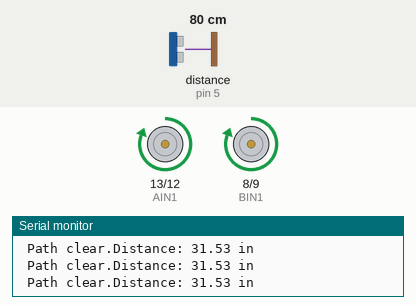
Bench run of a sketch on a simulated Arduino Uno, built with avr-gcc and run on an emulated ATmega328P. Shown: motor-driver pin pairs drawn as motors (green arrow = first pin HIGH = forward, orange = second pin HIGH = backward, longer = more drive, scaled by the enable pin), the last lines printed to the serial monitor. Wiring (inferred from the names in the program): ultrasonic range finder: trigger pin 6; echo pin 5. The inputs (shaded band) are chosen by the test bench; at power-on: distance to the obstacle (sensor on pin 5) 80 cm. The echo pulse lasts 58.3 µs per cm.

Above: at 1.2 s.
1.3 s: distance to the obstacle (sensor on pin 5) set to 27 cm
2.8 s: distance to the obstacle (sensor on pin 5) set to 23 cm
At 3.4 s:
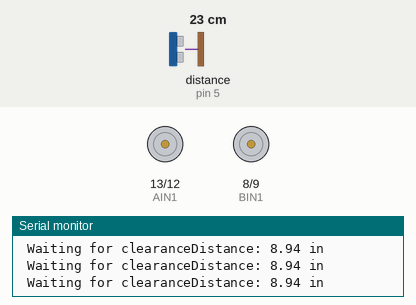
4.4 s: distance to the obstacle (sensor on pin 5) set to 35 cm
At 5.0 s:
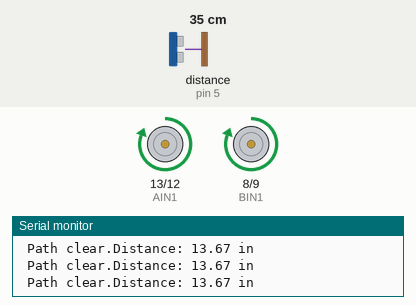
6.0 s: distance to the obstacle (sensor on pin 5) set to 2 cm
At 6.6 s:
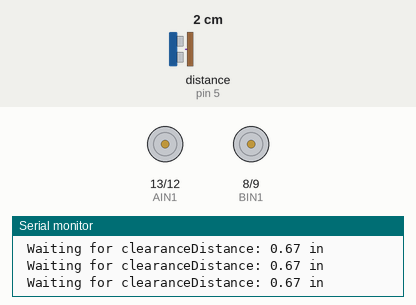
Timing chart, 0 to 8.6 s (numbered marks = the images above; inputs shaded):
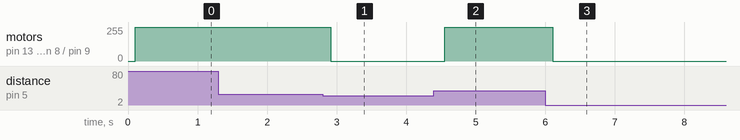

Measured:
- the behaviour switches between 26 and 25 cm on distance to the obstacle (sensor on pin 5) (found by bisection; images 0 and 1)
- after the input at 2.8 s, motor on pin 13 (AIN1) / pin 12 (AIN2), motor on pin 8 (BIN1) / pin 9 (BIN2): forward 255/255 → stopped after 0.12 s
- after the input at 4.4 s, motor on pin 13 (AIN1) / pin 12 (AIN2), motor on pin 8 (BIN1) / pin 9 (BIN2): stopped → forward 255/255 after 0.16 s
- after the input at 6.0 s, motor on pin 13 (AIN1) / pin 12 (AIN2), motor on pin 8 (BIN1) / pin 9 (BIN2): forward 255/255 → stopped after 0.11 s

The sketch:

ProjectDriveAutonomousV6.ino
```cpp
/*
  Credit to SparkFun Inventor’s Kit
  Circuit 5C - Autonomous Robot, for original code as well as Linobot v1 by Aarav Garg
  Credit to DIY Builder for some car code, mainly bluetooth controls
  Project Drive, V3, Manual Controls
*/

//-------------------------Variables-----------------------------------------
#include <Servo.h>        //include servo library


//the right motor will be controlled by the motor A pins on the motor driver
const int AIN1 = 13;           //control pin 1 on the motor driver for the right motor
const int AIN2 = 12;            //control pin 2 on the motor driver for the right motor
const int PWMA = 11;            //speed control pin on the motor driver for the right motor

//the left motor will be controlled by the motor B pins on the motor driver
const int PWMB = 10;           //speed control pin on the motor driver for the left motor
const int BIN2 = 9;           //control pin 2 on the motor driver for the left motor
const int BIN1 = 8;           //control pin 1 on the motor driver for the left motor


//distance variables
const int trigPin = 6;
const int echoPin = 5;
int leftIR = A2;               //IR Sensor
int rightIR = A3;             //IR Sensor
float distance = 0;            //variable to store the distance measured by the distance sensor

//Steering variables
Servo servo1;
int steeringAngle;

//On/Off variables
int switchPin = 7;             //switch to turn the robot on and off (TODO: replace with button)

//Manual Control Varaibles
char command;
char turn;


/********************************************************************************/
void setup()
{
  pinMode(trigPin, OUTPUT);       //this pin will send ultrasonic pulses out from the distance sensor
  pinMode(echoPin, INPUT);        //this pin will sense when the pulses reflect back to the distance sensor

  pinMode(switchPin, INPUT_PULLUP);   //set this as a pullup to sense whether the switch is flipped

  //Set IR sensors for line detection as inputs
  //pinMode(A2, INPUT);
  //pinMode(A3, INPUT);

  //set the motor control pins as outputs
  pinMode(AIN1, OUTPUT);
  pinMode(AIN2, OUTPUT);
  pinMode(PWMA, OUTPUT);

  pinMode(BIN1, OUTPUT);
  pinMode(BIN2, OUTPUT);
  pinMode(PWMB, OUTPUT);


  Serial.begin(9600);                       //begin serial communication with the computer
  Serial.println("Connection established.");


  //servo1.attach(5);   //TODO: Change steering pin. 5 is in use
  //steering(90);  //turn servo back to normal position. Centering is done by software for now

   rightMotor(0);   //Motors should start stopped
   leftMotor(0);

   //pinMode(5, OUTPUT); //Set automonous light indicator output to pin 5
   pinMode(switchPin, INPUT_PULLUP);
}


/********************************************************************************/


void loop() {
  //DETECT THE DISTANCE READ BY THE DISTANCE SENSOR
  distance = getDistance();
   Serial.print("Distance: ");
  Serial.print(distance);
  Serial.println(" in");   // print the units
  delay(100);


  //-----------------------------AUTONOMOUS CONTROLS----------------------------------

    if (distance < 10) {              //if an object is detected
      //Stop until object moves out of path
      Serial.print(" ");
      Serial.print("Waiting for clearance");
      //steering(0);
      rightMotor(0);
      leftMotor(0);

    } else {                        //if no obstacle is detected drive forward
      Serial.print(" ");
      Serial.print("Path clear.");
      //steering(0);
      rightMotor(255);  //TODO: Motors always need to be manually jolted to start. Find out why.
      leftMotor(255);
    }

}


//------------------------FUNCTIONS---------------------------

void steering(int angle) {
  servo1.write(angle); // turn servo1 to value of angle
  delay(100);
}

/********************************************************************************/
void rightMotor(int motorSpeed)                       //function for driving the right motor
{
  if (motorSpeed > 0)                                 //if the motor should drive forward (positive speed)
  {
    digitalWrite(AIN1, HIGH);                         //set pin 1 to high
    digitalWrite(AIN2, LOW);                          //set pin 2 to low
  }
  else if (motorSpeed < 0)                            //if the motor should drive backward (negative speed)
  {
    digitalWrite(AIN1, LOW);                          //set pin 1 to low
    digitalWrite(AIN2, HIGH);                         //set pin 2 to high
  }
  else                                                //if the motor should stop
  {
    digitalWrite(AIN1, LOW);                          //set pin 1 to low
    digitalWrite(AIN2, LOW);                          //set pin 2 to low
  }
  analogWrite(PWMA, abs(motorSpeed));                 //now that the motor direction is set, drive it at the entered speed
}

/********************************************************************************/
void leftMotor(int motorSpeed)                        //function for driving the left motor
{
  if (motorSpeed > 0)                                 //if the motor should drive forward (positive speed)
  {
    digitalWrite(BIN1, HIGH);                         //set pin 1 to high
    digitalWrite(BIN2, LOW);                          //set pin 2 to low
  }
  else if (motorSpeed < 0)                            //if the motor should drive backward (negative speed)
  {
    digitalWrite(BIN1, LOW);                          //set pin 1 to low
    digitalWrite(BIN2, HIGH);                         //set pin 2 to high
  }
  else                                                //if the motor should stop
  {
    digitalWrite(BIN1, LOW);                          //set pin 1 to low
    digitalWrite(BIN2, LOW);                          //set pin 2 to low
  }
  analogWrite(PWMB, abs(motorSpeed));                 //now that the motor direction is set, drive it at the entered speed
}
//---------------------------------------------------------------------------------------------
//RETURNS THE DISTANCE MEASURED BY THE HC-SR04 DISTANCE SENSOR
float getDistance()
{
  float echoTime;                   //variable to store the time it takes for a ping to bounce off an object
  float calculatedDistance;         //variable to store the distance calculated from the echo time

  //send out an ultrasonic pulse that's 10ms long
  digitalWrite(trigPin, HIGH);
  delayMicroseconds(10);
  digitalWrite(trigPin, LOW);

  echoTime = pulseIn(echoPin, HIGH);      //use the pulsein command to see how long it takes for the
                                          //pulse to bounce back to the sensor

  calculatedDistance = echoTime / 148.0;  //calculate the distance of the object that reflected the pulse (half the bounce time multiplied by the speed of sound)

  return calculatedDistance;              //send back the distance that was calculated

}
```
